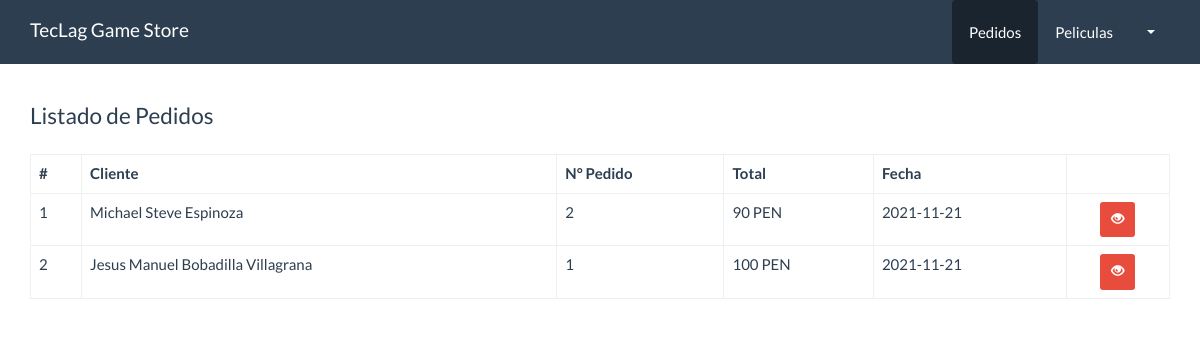
The page /panel/pedidos/index.php on the database its author committed.
### tables this page shows
CREATE TABLE `pedidos` (
  `id` int(10) NOT NULL,
  `cliente_id` int(11) NOT NULL,
  `total` decimal(10,0) NOT NULL,
  `fecha` date NOT NULL,
  `estado` int(11) NOT NULL DEFAULT 1
);

CREATE TABLE `clientes` (
  `id` int(10) NOT NULL,
  `nombre` varchar(80) NOT NULL,
  `apellidos` varchar(100) NOT NULL,
  `email` varchar(50) NOT NULL,
  `telefono` varchar(15) NOT NULL,
  `comentario` varchar(300) NOT NULL
);

### src/Pedido.php (called while the page is built, shortened)
<?php
class Pedido{
    private $cn = null;
    public function __construct(){
        $this->config = parse_ini_file(__DIR__.'/../config.ini') ;
        $this->cn = new \PDO( $this->config['dns'], $this->config['usuario'],$this->config['clave'],array(
            \PDO::MYSQL_ATTR_INIT_COMMAND => 'SET NAMES utf8'
        ));
    }
    public function mostrar()
    {
        $sql = "SELECT p.id, nombre, apellidos, email, total, fecha FROM pedidos p
        INNER JOIN clientes c ON p.cliente_id = c.id ORDER BY p.id DESC";
        $resultado = $this->cn->prepare($sql);
        if($resultado->execute())
            return  $resultado->fetchAll();
        return false;
    }
}

### panel/pedidos/index.php (the view, shortened to what this page needs)
<!DOCTYPE html>
<html lang="en">
  <head>
    <link rel="stylesheet" href="../../assets/css/bootstrap.min.css">
    <link rel="stylesheet" href="../../assets/css/estilos.css">
  </head>
  <body>
    <nav class="navbar navbar-default navbar-fixed-top">
      <div class="container">
        <div class="navbar-header">
          <a class="navbar-brand" href="../dashboard.php">TecLag Game Store</a>
        </div>
        <div id="navbar" class="navbar-collapse collapse">
          <ul class="nav navbar-nav pull-right">
            <li class="active">
              <a href="index.php" class="btn">Pedidos</a>
            </li>
            <li>
              <a href="../peliculas/index.php" class="btn">Peliculas</a>
            </li>
            <li class="dropdown">
                <a href="#" class="dropdown-toggle" data-toggle="dropdown" role="button" aria-haspopup="true" aria-expanded="false">
                <span class="caret"></span></a>
            </li>
          </ul>
        </div>
      </div>
    </nav>
    <div class="container" id="main">
    <div class="row">
          <div class="col-md-12">
             <fieldset>
              <legend>Listado de Pedidos</legend>
                <table class="table table-bordered">
                  <thead>
                    <tr>
                      <th>#</th>
                      <th>Cliente</th>
                      <th>N° Pedido</th>
                      <th>Total</th>
                      <th>Fecha</th>
                      <th></th>
                    </tr>
                  </thead>
                  <tbody>
                    <?php
                      $pedido = new Kawschool\Pedido;
                      $info_pedido = $pedido->mostrar();
                      $cantidad = count($info_pedido);
                      if($cantidad > 0){
                        $c=0;
                      for($x =0; $x < $cantidad; $x++){
                        $c++;
                        $item = $info_pedido[$x];
                    ?>
                    <tr>
                      <td><?php print $c?></td>
                      <td><?php print $item['nombre'].' '.$item['apellidos']?></td>
                      <td><?php print $item['id']?></td>
                      <td><?php print $item['total']?> PEN</td>
                      <td><?php print $item['fecha']?></td>
                      <td class="text-center">
                        <a href="ver.php?id=<?php print $item['id'] ?>" class="btn btn-danger btn-sm"><span class="glyphicon glyphicon-eye-open"></span></a>
                      </td>
                    </tr>
                    <?php
                      }
                    }else{
                    ?>
                    <tr>
                      <td colspan="6">NO HAY REGISTROS</td>
                    </tr>
                    <?php }?>
                  </tbody>
                </table>
             </fieldset>
          </div>
        </div>
    </div>
  </body>
</html>

### assets/css/estilos.css (style rules this page uses)
#main { margin-top: 100px; }

### rows shown on the page
pedidos: cliente.nombre "Michael Steve", cliente.apellidos "Espinoza", id "2", total "90", fecha "2021-11-21"
pedidos: cliente.nombre "Jesus Manuel", cliente.apellidos "Bobadilla Villagrana", id "1", total "100", fecha "2021-11-21"
